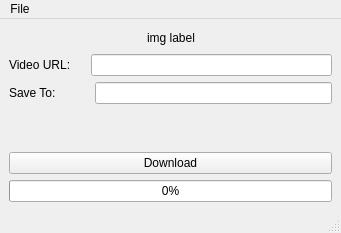
<?xml version="1.0" encoding="UTF-8"?>
<ui version="4.0">
 <class>MainWindow</class>
 <widget class="QMainWindow" name="MainWindow">
  <property name="geometry">
   <rect>
    <x>0</x>
    <y>0</y>
    <width>341</width>
    <height>233</height>
   </rect>
  </property>
  <property name="windowTitle">
   <string>MainWindow</string>
  </property>
  <widget class="QWidget" name="centralwidget">
   <layout class="QVBoxLayout" name="verticalLayout_2">
    <item>
     <layout class="QVBoxLayout" name="verticalLayout">
      <item>
       <layout class="QHBoxLayout" name="horizontalLayout">
        <item>
         <spacer name="horizontalSpacer">
          <property name="orientation">
           <enum>Qt::Horizontal</enum>
          </property>
          <property name="sizeHint" stdset="0">
           <size>
            <width>40</width>
            <height>20</height>
           </size>
          </property>
         </spacer>
        </item>
        <item>
         <widget class="QLabel" name="label">
          <property name="text">
           <string>img label</string>
          </property>
         </widget>
        </item>
        <item>
         <spacer name="horizontalSpacer_2">
          <property name="orientation">
           <enum>Qt::Horizontal</enum>
          </property>
          <property name="sizeHint" stdset="0">
           <size>
            <width>40</width>
            <height>20</height>
           </size>
          </property>
         </spacer>
        </item>
       </layout>
      </item>
      <item>
       <layout class="QHBoxLayout" name="horizontalLayout_3">
        <item>
         <widget class="QLabel" name="label_2">
          <property name="text">
           <string>Video URL:</string>
          </property>
         </widget>
        </item>
        <item>
         <spacer name="horizontalSpacer_4">
          <property name="orientation">
           <enum>Qt::Horizontal</enum>
          </property>
          <property name="sizeType">
           <enum>QSizePolicy::Fixed</enum>
          </property>
          <property name="sizeHint" stdset="0">
           <size>
            <width>14</width>
            <height>20</height>
           </size>
          </property>
         </spacer>
        </item>
        <item>
         <widget class="QLineEdit" name="lineEdit_2"/>
        </item>
       </layout>
      </item>
      <item>
       <layout class="QHBoxLayout" name="horizontalLayout_2">
        <item>
         <widget class="QLabel" name="label_3">
          <property name="text">
           <string>Save To:</string>
          </property>
         </widget>
        </item>
        <item>
         <spacer name="horizontalSpacer_3">
          <property name="orientation">
           <enum>Qt::Horizontal</enum>
          </property>
          <property name="sizeType">
           <enum>QSizePolicy::Fixed</enum>
          </property>
          <property name="sizeHint" stdset="0">
           <size>
            <width>33</width>
            <height>20</height>
           </size>
          </property>
         </spacer>
        </item>
        <item>
         <widget class="QLineEdit" name="lineEdit_3"/>
        </item>
       </layout>
      </item>
      <item>
       <spacer name="verticalSpacer">
        <property name="orientation">
         <enum>Qt::Vertical</enum>
        </property>
        <property name="sizeHint" stdset="0">
         <size>
          <width>20</width>
          <height>40</height>
         </size>
        </property>
       </spacer>
      </item>
      <item>
       <widget class="QPushButton" name="pushButton">
        <property name="text">
         <string>Download</string>
        </property>
       </widget>
      </item>
      <item>
       <widget class="QProgressBar" name="progressBar">
        <property name="value">
         <number>0</number>
        </property>
       </widget>
      </item>
     </layout>
    </item>
   </layout>
  </widget>
  <widget class="QMenuBar" name="menubar">
   <property name="geometry">
    <rect>
     <x>0</x>
     <y>0</y>
     <width>341</width>
     <height>25</height>
    </rect>
   </property>
   <widget class="QMenu" name="menuFile">
    <property name="title">
     <string>File</string>
    </property>
    <addaction name="actionExit"/>
   </widget>
   <addaction name="menuFile"/>
  </widget>
  <widget class="QStatusBar" name="statusbar"/>
  <action name="actionExit">
   <property name="text">
    <string>Exit</string>
   </property>
  </action>
 </widget>
 <resources/>
 <connections/>
</ui>
